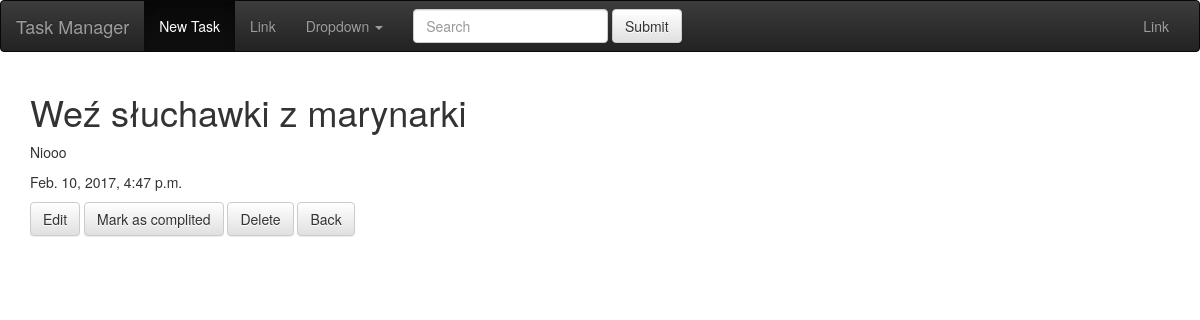
The app's page /tasks/4/ with its own data.
### tasks/models.py (models this page shows, shortened)
class TaskModel(models.Model):
    title = models.CharField(max_length=120)
    content = models.TextField(blank=True, null=True)
    time = models.DateTimeField(auto_now=False, auto_now_add=False)
    completed = models.BooleanField(default=False)
    class Meta:
        verbose_name = 'Task'
        verbose_name_plural = 'Tasks'
    def get_absolute_url(self):
        return reverse("tasks:detail", kwargs={"id": self.id})

### tasks/views.py (the view)
# urls.py: url(r'^(?P<id>\d+)/$', views.task_details, name='detail'),
def task_details(request, id):
    obj = get_object_or_404(TaskModel, id=id)
    context = {
        "object": obj
    }
    template = 'task_detail_view.html'
    return render(request, template, context)

### templates/task_detail_view.html
{% extends 'main.html' %}
{% block content %}
    <h1>{{ object.title }}</h1>
    <p>{{ object.content }}</p>
    <p>{{ object.time }}</p>
    {% if not object.completed %}
        <a href="{{object.get_absolute_url}}edit"><input type='submit'  class='btn btn-default' value='Edit'></a>
        <a href="{{object.get_absolute_url}}complete"><input type='submit'  class='btn btn-default' value='Mark as complited'></a>
    {% endif %}
        <a href="{{object.get_absolute_url}}delete"><input type='submit'  class='btn btn-default' value='Delete'></a>
        <a href="/tasks/"><input type='submit'  class='btn btn-default' value='Back'></a>
{% endblock content %}

### records on screen
TaskModel: title "Weź słuchawki z marynarki", content "Niooo", time "Feb. 10, 2017, 4:47 p.m."
